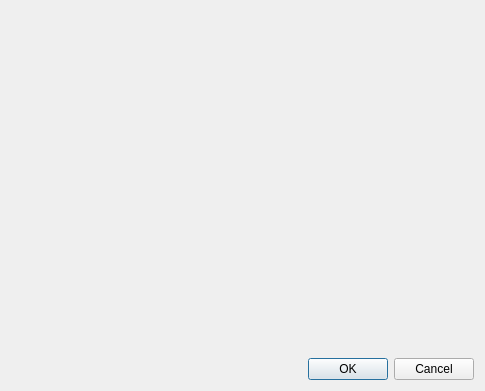
<?xml version="1.0" encoding="UTF-8"?>
<ui version="4.0">
 <class>SampleLapViewer</class>
 <widget class="QDialog" name="SampleLapViewer">
  <property name="geometry">
   <rect>
    <x>0</x>
    <y>0</y>
    <width>485</width>
    <height>391</height>
   </rect>
  </property>
  <property name="windowTitle">
   <string>Choix du tracé pour le circuit</string>
  </property>
  <layout class="QVBoxLayout" name="mainVLayout">
   <item>
    <layout class="QHBoxLayout" name="viewerHLayout" stretch="0,1,0">
     <item>
      <widget class="QPushButton" name="previousLapButton">
       <property name="cursor">
        <cursorShape>PointingHandCursor</cursorShape>
       </property>
       <property name="toolTip">
        <string>Tracé précédent</string>
       </property>
       <property name="text">
        <string/>
       </property>
       <property name="icon">
        <iconset resource="../Resources.qrc">
         <normaloff>:/Resources/Icons/directional_left.png</normaloff>:/Resources/Icons/directional_left.png</iconset>
       </property>
       <property name="iconSize">
        <size>
         <width>32</width>
         <height>32</height>
        </size>
       </property>
       <property name="flat">
        <bool>true</bool>
       </property>
      </widget>
     </item>
     <item>
      <widget class="QStackedWidget" name="lapsViewStack"/>
     </item>
     <item>
      <widget class="QPushButton" name="nextLapButton">
       <property name="cursor">
        <cursorShape>PointingHandCursor</cursorShape>
       </property>
       <property name="toolTip">
        <string>Tracé suivant</string>
       </property>
       <property name="text">
        <string/>
       </property>
       <property name="icon">
        <iconset resource="../Resources.qrc">
         <normaloff>:/Resources/Icons/directional_right.png</normaloff>:/Resources/Icons/directional_right.png</iconset>
       </property>
       <property name="iconSize">
        <size>
         <width>32</width>
         <height>32</height>
        </size>
       </property>
       <property name="flat">
        <bool>true</bool>
       </property>
      </widget>
     </item>
    </layout>
   </item>
   <item>
    <widget class="QDialogButtonBox" name="buttonBox">
     <property name="standardButtons">
      <set>QDialogButtonBox::Cancel|QDialogButtonBox::Ok</set>
     </property>
    </widget>
   </item>
  </layout>
 </widget>
 <resources>
  <include location="../Resources.qrc"/>
 </resources>
 <connections/>
</ui>
